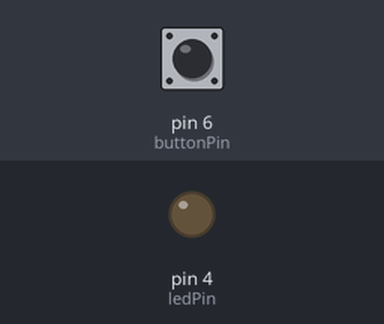
The sketch below on a simulated Arduino Uno, built with avr-gcc and run on an emulated ATmega328P. Parts: output pins drawn as LEDs (lit = HIGH). The test bench sets the inputs (shaded band); at power-on: pin 6 (buttonPin) LOW.

Above: at 1.2 s.
1.3 s: pin 6 (buttonPin) pulled HIGH for 0.15 s
At 1.37 s:
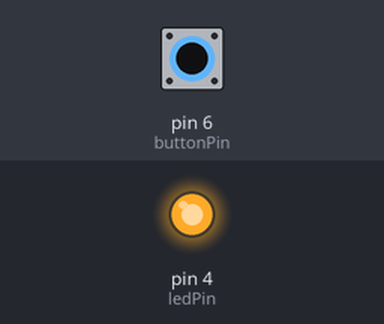
2.9 s: pin 6 (buttonPin) pulled HIGH for 3.2 s
At 6.7 s:
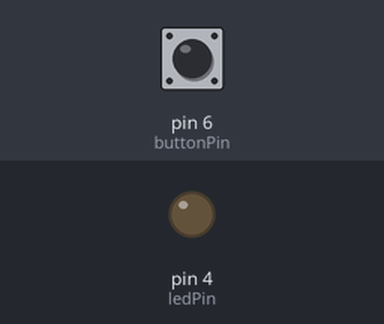
Timing chart, 0 to 8.2 s (numbered marks = the images above; inputs shaded):
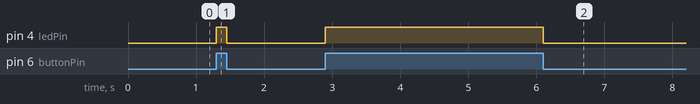

Measured:
- after the input at 1.3 s, pin 4 (ledPin): LOW → HIGH at once, → LOW 0.15 s later
- after the input at 2.9 s, pin 4 (ledPin): LOW → HIGH at once, → LOW 3.2 s later

The sketch:

led_control.ino
```cpp
const int ledPin = 4;
const int buttonPin = 6;
int buttonState = 0;

void setup() {
  // put your setup code here, to run once:
  pinMode(ledPin, OUTPUT);
  pinMode(buttonPin, INPUT);

}

void loop() {
  // put your main code here, to run repeatedly:
  // int buttonState = digitalRead(buttonPin);
  buttonState = digitalRead(buttonPin);

  digitalWrite(ledPin, buttonState);
  //if (buttonState == HIGH) {
  //  digitalWrite(ledPin, HIGH);
  //} else {
  //  digitalWrite(ledPin, LOW);
  //}

  // delay(500);
}
```
